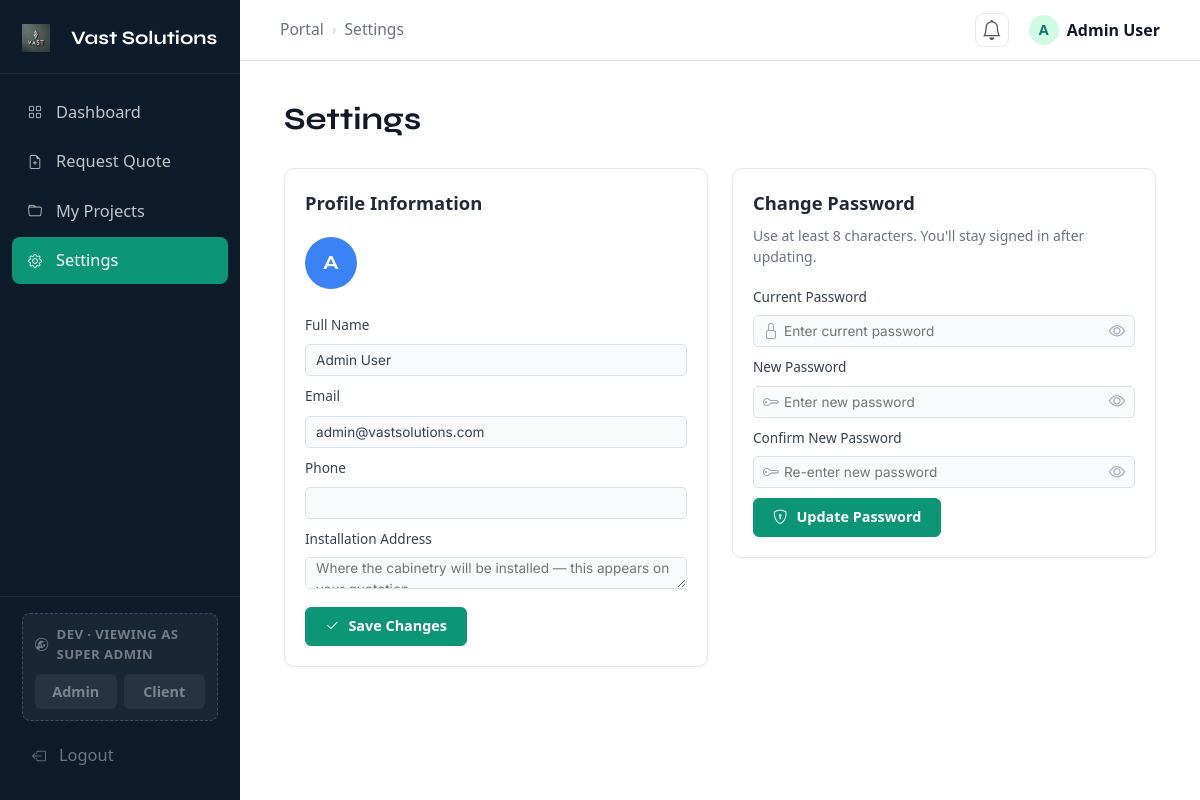
Page /user-dashboard/settings.php on the committed database.
### tables this page shows
CREATE TABLE `company_settings` (
  `id`               TINYINT UNSIGNED NOT NULL DEFAULT 1,
  `company_name`     VARCHAR(150) DEFAULT 'Vast Solutions',
  `tagline`          VARCHAR(255) DEFAULT NULL,
  `email`            VARCHAR(150) DEFAULT NULL,
  `contact_number`   VARCHAR(40)  DEFAULT NULL,
  `address`          VARCHAR(255) DEFAULT NULL,
  `logo_path`        VARCHAR(255) DEFAULT NULL,
  `web_email`        VARCHAR(150) DEFAULT NULL,
  `web_phone`        VARCHAR(40)  DEFAULT NULL,
  `web_location`     VARCHAR(255) DEFAULT NULL,
  `default_markup_pct`      DECIMAL(5,2) NOT NULL DEFAULT 15.00,
  `default_contingency_pct` DECIMAL(5,2) NOT NULL DEFAULT 5.00,
  `default_service_pct`     DECIMAL(5,2) NOT NULL DEFAULT 10.00,
  `default_protection_pct`  DECIMAL(5,2) NOT NULL DEFAULT 3.00,
  `updated_at`       DATETIME NOT NULL DEFAULT CURRENT_TIMESTAMP ON UPDATE CURRENT_TIMESTAMP,
  PRIMARY KEY (`id`),
  CONSTRAINT `chk_settings_singleton` CHECK (`id` = 1)
);

CREATE TABLE `users` (
  `id`            INT UNSIGNED NOT NULL AUTO_INCREMENT,
  `full_name`     VARCHAR(120) NOT NULL,
  `email`         VARCHAR(150) NOT NULL,
  `password_hash` VARCHAR(255) NOT NULL,
  `phone`         VARCHAR(40)  DEFAULT NULL,
  `location`      VARCHAR(150) DEFAULT NULL,
  `role`          ENUM('Super Admin','Admin','Staff','Client') NOT NULL DEFAULT 'Client',
  `status`        ENUM('Active','Inactive') NOT NULL DEFAULT 'Active',
  `email_verified` TINYINT(1) NOT NULL DEFAULT 0,   
  `verified_at`   DATETIME DEFAULT NULL,
  `avatar`        VARCHAR(255) DEFAULT NULL,
  `last_login`    DATETIME DEFAULT NULL,
  `is_archived`   TINYINT(1) NOT NULL DEFAULT 0,
  `archived_at`   DATETIME DEFAULT NULL,
  `archived_by`   INT UNSIGNED DEFAULT NULL,
  `archive_reason` VARCHAR(255) DEFAULT NULL,
  `created_at`    DATETIME NOT NULL DEFAULT CURRENT_TIMESTAMP,
  `updated_at`    DATETIME NOT NULL DEFAULT CURRENT_TIMESTAMP ON UPDATE CURRENT_TIMESTAMP,
  PRIMARY KEY (`id`),
  UNIQUE KEY `uq_users_email` (`email`),
  KEY `ix_users_role` (`role`),
  KEY `ix_users_archived` (`is_archived`),
  CONSTRAINT `fk_users_archived_by` FOREIGN KEY (`archived_by`)
    REFERENCES `users` (`id`) ON DELETE SET NULL
);

### includes/db.php (called while the page is built)
<?php
function db(): PDO
{
    static $pdo = null;
    if ($pdo instanceof PDO) {
        return $pdo;
    }
    $env = static function (string $primary, string $railway, string $default): string {
        foreach ([$primary, $railway] as $key) {
            $v = getenv($key);
            if ($v !== false && trim($v) !== '') return trim($v);
        }
        return $default;
    };
    $host = $env('DB_HOST', 'MYSQLHOST',     '127.0.0.1');
    $port = (int) $env('DB_PORT', 'MYSQLPORT', '3306');
    $name = $env('DB_NAME', 'MYSQLDATABASE', 'vast_solutions');
    $user = $env('DB_USER', 'MYSQLUSER',     'root');
    $pass = $env('DB_PASS', 'MYSQLPASSWORD', '');
    $dsn = "mysql:host={$host};port={$port};dbname={$name};charset=utf8mb4";
    $pdo = new PDO($dsn, $user, $pass, [
        PDO::ATTR_ERRMODE            => PDO::ERRMODE_EXCEPTION,
        PDO::ATTR_DEFAULT_FETCH_MODE => PDO::FETCH_ASSOC,
        PDO::ATTR_EMULATE_PREPARES   => false,
    ]);
    return $pdo;
}

### includes/helpers.php (called while the page is built, shortened)
<?php
require_once __DIR__ . '/db.php';
function ensure_company_branding(): array
{
    static $row = null;
    if ($row !== null) return $row;
    try {
        $row = db()->query("SELECT * FROM company_settings WHERE id = 1")->fetch() ?: [];
    } catch (Throwable $e) {
        $row = [];
    }
    return $row;
}
function company_name(): string
{
    $n = trim((string) (ensure_company_branding()['company_name'] ?? ''));
    return $n !== '' ? $n : 'Vast Solutions';
}
function company_logo_url(): string
{
    $base = defined('BASE_URL') ? BASE_URL : '';
    $lp = trim((string) (ensure_company_branding()['logo_path'] ?? ''));
    return $base . '/style/assets/logo.jpg';
}

### user-dashboard/settings.php (the view, shortened to what this page needs)
<?php
require_once __DIR__ . '/../includes/helpers.php';
$active_page = 'settings';
$uid = current_user()['id'] ?? 0;
$user = ['full_name' => '', 'email' => '', 'phone' => '', 'avatar' => '', 'location' => ''];
$address = '';
if ($uid) {
    $stmt = db()->prepare("SELECT full_name, email, phone, avatar, location FROM users WHERE id = ?");
    $stmt->execute([$uid]);
    $row = $stmt->fetch();
    if ($row) $user = array_merge($user, $row);
    $c = db()->prepare("SELECT name, address FROM customers WHERE user_id = ? ORDER BY id LIMIT 1");
    $c->execute([$uid]);
    $cust = $c->fetch() ?: [];
    $address = (string) ($cust['address'] ?? '') ?: (string) ($user['location'] ?? '');
}
$initials  = strtoupper(mb_substr(trim($user['full_name']) ?: 'U', 0, 1));
$e = fn($v) => htmlspecialchars((string) $v, ENT_QUOTES);
?>
<!DOCTYPE html>
<html lang="en">
<head>
  <title>Settings – <?= function_exists('company_name') ? htmlspecialchars(company_name()) : 'Vast Solutions' ?></title>
  <link rel="stylesheet" href="dashboard.css"/>
  <link href="https://cdn.jsdelivr.net/npm/bootstrap@5.3.3/dist/css/bootstrap.min.css" rel="stylesheet">
  <link rel="stylesheet" href="https://cdn.jsdelivr.net/npm/bootstrap-icons@1.11.3/font/bootstrap-icons.min.css">
</head>
<body>
<?php include 'sidebar.php'; ?>
<div class="main">
  <div class="topbar">
    <a href="dashboard.php">Portal</a>
    <span class="sep">›</span>
    <span>Settings</span>
    <?php include __DIR__ . '/../includes/notif_bell.php'; ?>
    <div class="topbar-user">
      <span class="topbar-user-avatar"><?= strtoupper(mb_substr($_SESSION['full_name'] ?? 'C', 0, 1)) ?></span>
      <span class="topbar-user-name"><?= htmlspecialchars($_SESSION['full_name'] ?? 'Client') ?></span>
    </div>
  </div>
  <div class="page-content">
    <h1 class="page-title">Settings</h1>
    <div class="settings-grid">
      <div class="settings-card">
        <div class="settings-card-title">Profile Information</div>
        <div class="avatar-wrap">
          <div class="avatar" id="avatarBox">
            <span id="avatarInitials"><?= $e($initials) ?></span>
          </div>
        </div>
        <form id="profileForm">
          <div class="mb-2">
            <label class="settings-label">Full Name</label>
            <input type="text" name="full_name" id="pfName" class="settings-input" value="<?= $e($user['full_name']) ?>" required/>
          </div>
          <div class="mb-2">
            <label class="settings-label">Email</label>
            <input type="email" name="email" id="pfEmail" class="settings-input" value="<?= $e($user['email']) ?>" required/>
          </div>
          <div class="mb-2">
            <label class="settings-label">Phone</label>
            <input type="text" name="phone" id="pfPhone" class="settings-input" value="<?= $e($user['phone']) ?>"/>
          </div>
          <div class="mb-2">
            <label class="settings-label">Installation Address</label>
            <textarea name="address" id="pfAddress" class="settings-input" rows="2" placeholder="Where the cabinetry will be installed — this appears on your quotation."><?= $e($address) ?></textarea>
          </div>
          <button type="submit" class="settings-save-btn" id="profileSaveBtn">
            <i class="bi bi-check2"></i> <span>Save Changes</span>
          </button>
        </form>
      </div>
      <div class="settings-card">
        <div class="settings-card-title">Change Password</div>
        <p class="settings-card-sub">Use at least 8 characters. You'll stay signed in after updating.</p>
        <form id="pwForm">
          <div class="mb-2">
            <label class="settings-label">Current Password</label>
            <div class="settings-input-group">
              <input type="password" name="current_password" class="settings-input has-toggle" id="currentPassword" placeholder="Enter current password" required>
              <button type="button" class="settings-pw-toggle" data-target="currentPassword" aria-label="Show password"><i class="bi bi-eye"></i></button>
            </div>
          </div>
          <div class="mb-2">
            <label class="settings-label">New Password</label>
            <div class="settings-input-group">
              <input type="password" name="new_password" class="settings-input has-toggle" id="newPassword" placeholder="Enter new password" required minlength="8">
              <button type="button" class="settings-pw-toggle" data-target="newPassword" aria-label="Show password"><i class="bi bi-eye"></i></button>
            </div>
          </div>
          <div class="mb-2">
            <label class="settings-label">Confirm New Password</label>
            <div class="settings-input-group">
              <input type="password" name="confirm_password" class="settings-input has-toggle" id="confirmPassword" placeholder="Re-enter new password" required>
              <button type="button" class="settings-pw-toggle" data-target="confirmPassword" aria-label="Show password"><i class="bi bi-eye"></i></button>
            </div>
          </div>
          <button type="submit" class="settings-save-btn" id="pwSaveBtn">
            <i class="bi bi-shield-lock"></i> <span>Update Password</span>
          </button>
        </form>
      </div>
    </div>
  </div>
</div>
</body>
</html>

### user-dashboard/sidebar.php (shortened to what this page needs)
<aside class="sidebar">
  <a class="sidebar-brand" href="dashboard.php">
  <img src="<?= function_exists('company_logo_url') ? htmlspecialchars(company_logo_url()) : '../style/assets/logo.jpg' ?>" alt="Logo" style="width:28px; height:28px; object-fit:contain; margin-right:10px;">
  <?= function_exists('company_name') ? htmlspecialchars(company_name()) : 'Vast Solutions' ?>
</a>
  <nav class="sidebar-nav">
    <a href="dashboard.php" class="nav-item <?= $active_page === 'dashboard' ? 'active' : '' ?>">
      <i class="bi bi-grid"></i>
      Dashboard
    </a>
    <a href="request_quote.php" class="nav-item <?= $active_page === 'request_quote' ? 'active' : '' ?>">
      <i class="bi bi-file-earmark-plus"></i>
      Request Quote
    </a>
    <a href="my_projects.php" class="nav-item <?= $active_page === 'my_projects' ? 'active' : '' ?>">
      <i class="bi bi-folder"></i>
      My Projects
    </a>
    <a href="settings.php" class="nav-item <?= $active_page === 'settings' ? 'active' : '' ?>">
      <i class="bi bi-gear"></i>
      Settings
    </a>
  </nav>
  <div class="sidebar-footer">
    <?php if (defined('DEV_MODE') && DEV_MODE): ?>
    <div class="dev-switch">
      <div class="dev-switch-label">
        <i class="bi bi-wrench-adjustable-circle"></i>
        DEV · viewing as <?= htmlspecialchars($_SESSION['role'] ?? 'Client') ?>
      </div>
      <div class="dev-switch-btns">
        <a href="../admin/admin-dashboard.php?dev_user=admin"
           class="dev-switch-btn <?= (($_SESSION['dev_active'] ?? '') === 'admin') ? 'active' : '' ?>">Admin</a>
        <a href="dashboard.php?dev_user=client"
           class="dev-switch-btn <?= (($_SESSION['dev_active'] ?? 'client') === 'client') ? 'active' : '' ?>">Client</a>
      </div>
    </div>
    <?php endif; ?>
    <a href="<?= BASE_URL ?>/logout.php" class="logout-btn">
      <i class="bi bi-box-arrow-left"></i>
      Logout
    </a>
  </div>
</aside>

### user-dashboard/settings.php (style rules this page uses)
.avatar { overflow: hidden; }

### rows in the picture
company_settings: company_name "Vast Solutions"
users: full_name "A", full_name "Admin User", email "admin@vastsolutions.com"

### other values in the picture
$_SESSION['role'] "SUPER ADMIN"
mb_substr($_SESSION['full_name'] ?? 'C', 0, 1) "A"
$_SESSION['full_name'] "Admin User"
